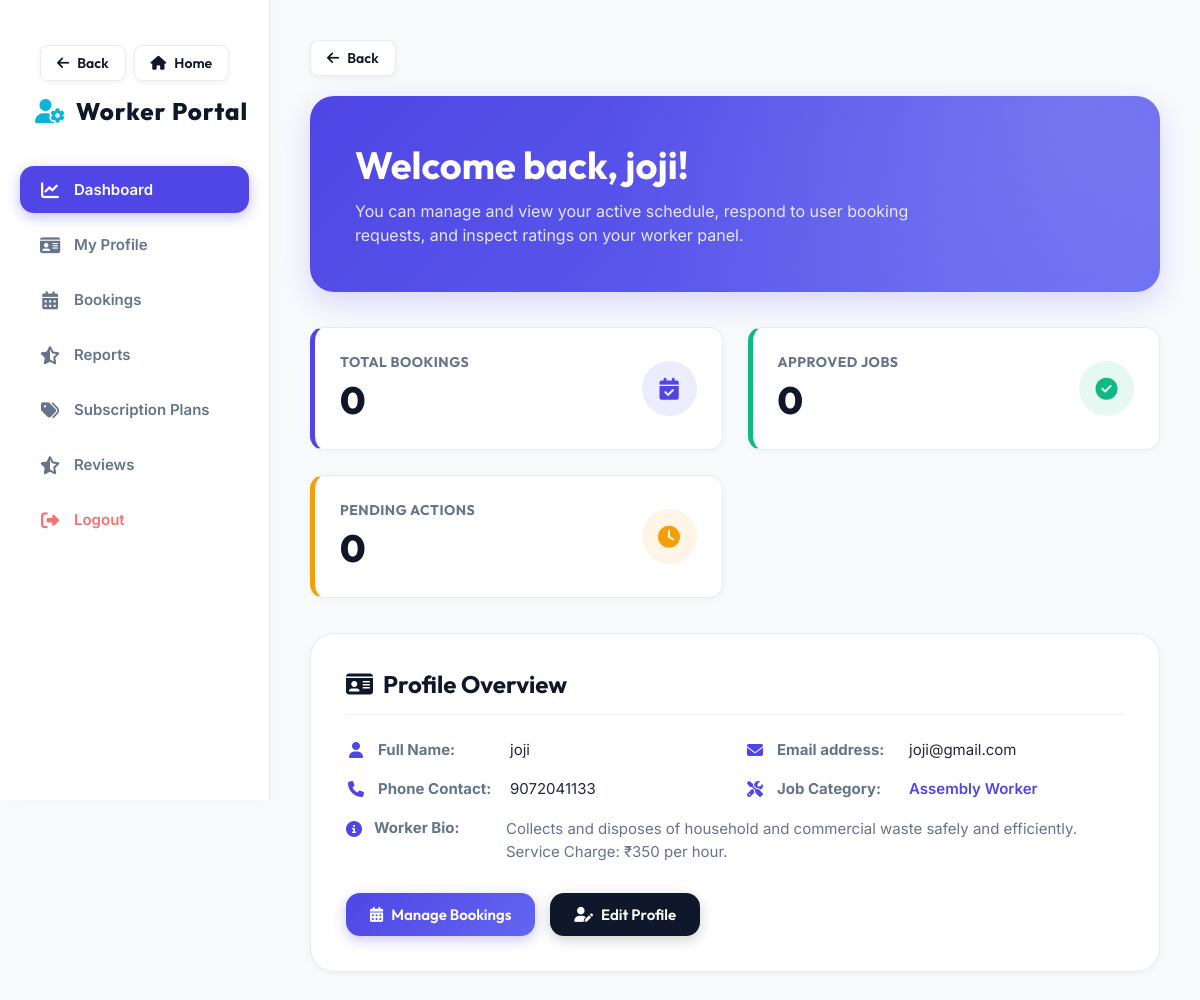
Screenshot of /worker/home.php (signed in) with the database file from the repository.
### tables this page shows
CREATE TABLE IF NOT EXISTS `wregistration` (
  `wid` int NOT NULL AUTO_INCREMENT,
  `jid` int NOT NULL,
  `wname` varchar(50) NOT NULL,
  `wgmail` varchar(50) NOT NULL,
  `wage` int NOT NULL,
  `wgender` char(20) NOT NULL,
  `wdescription` varchar(1000) NOT NULL,
  `wpass` varchar(225) NOT NULL,
  `wphone` char(10) NOT NULL,
  `wstatus` int NOT NULL DEFAULT '1',
  `w_reg_date` datetime DEFAULT CURRENT_TIMESTAMP,
  `w_plan_type` varchar(20) DEFAULT 'none',
  `w_plan_expires` date DEFAULT NULL,
  PRIMARY KEY (`wid`)
);

CREATE TABLE IF NOT EXISTS `job` (
  `jid` int NOT NULL AUTO_INCREMENT,
  `cid` int NOT NULL,
  `jname` varchar(50) NOT NULL,
  `jdescription` varchar(1000) NOT NULL,
  `jimage` varchar(1000) NOT NULL,
  `jstatus` int NOT NULL DEFAULT '1',
  PRIMARY KEY (`jid`)
);

### classes/DataAccess.class.php (called while the page is built, shortened)
<?php
class DataAccess
{
	private $_con,$_query,$_errors;
	public function __construct()
	{
		if(!$this->_con = @mysqli_connect(DB_HOST, DB_USER, DB_PASSWORD, DB_NAME))
		{
			die("<div style='padding:20px; font-family:sans-serif; text-align:center;'><h2>Database Connection Pending</h2><p>Please set your <b>DB_HOST</b>, <b>DB_USER</b>, <b>DB_PASSWORD</b>, and <b>DB_NAME</b> in your Render dashboard environment settings.</p></div>");
		}
		$this->_errors ="";
	}
	public function getData($fields,$table,$condition = "1")
	{
		if(!$this->_checkTable($table))
		{
			$this->_errors.="$table not Present";
			return false;
		}
		$this->_query = "select ";
		if(is_array($fields))
		{
			if($this->_checkFieldsIndexed($fields,$table))
			{
				$this->_query.=implode(",",$fields);
			}
			else
			{
				return false;
			}
		}
		else if(gettype($fields) == "string")
		{
			if($fields == "*")
			{
				$this->_query.="*";
			}
		}
		else
		{
			$this->_errors.=" Invalid scheme type";
			return false;
		}
		$this->_query.=" from $table where $condition";
		$resref=mysqli_query($this->_con,$this->_query);
		$dataArr = array();
		if(mysqli_num_rows($resref))
		{
			while($rows = mysqli_fetch_assoc($resref))
			{
				$dataArr[] = $rows;
			}
		}
		return $dataArr;
	}
	private function _checkTable($table)
	{
		$q="show tables";
		$resref = mysqli_query($this->_con,$q);
		if(mysqli_num_rows($resref))
		{
			while($row=mysqli_fetch_array($resref))
			{
				if($row[0]==$table)
				{
					return true;
				}
			}
		}
		return false;
	}
}
?>

### worker/home.php (the view, shortened to what this page needs)
<?php
$dao = new DataAccess();
$wid = $_SESSION['wid'];
$worker = $dao->getData("*","wregistration","wid=".$wid);
include("workerheader.php");
$wname = $worker[0]['wname'] ?? "";
$wgmail = $worker[0]['wgmail'] ?? "";
$wphone = $worker[0]['wphone'] ?? "";
$wdescription = $worker[0]['wdescription'] ?? "";
$jid = $worker[0]['jid'] ?? "";
$job = $dao->getData("*","job","jid=".$jid);
$jname = $job[0]['jname'] ?? "Not Assigned";
$total = count($dao->getData("*","booking","wid=".$wid)) ?? 0;
$approved = count($dao->getData("*","booking","wid=".$wid." AND bstatus=2")) ?? 0;
$pending = count($dao->getData("*","booking","wid=".$wid." AND bstatus=0")) ?? 0;
?>
<!DOCTYPE html>
<html lang="en">
<head>
</head>
<body>
<div class="worker-main">
    <div style="margin-bottom: 20px;">
        <button type="button" onclick="if(document.referrer && document.referrer.indexOf(window.location.host) !== -1) { history.back(); } else { window.location.href='../index.php'; }" class="btn-back-global">
            <i class="fas fa-arrow-left"></i> Back
        </button>
    </div>
    <div class="worker-hero animate-fade-up">
        <h1>Welcome back, <?php echo htmlspecialchars($wname); ?>! </h1>
        <p>You can manage and view your active schedule, respond to user booking requests, and inspect ratings on your worker panel.</p>
    </div>
    <div class="grid-modern animate-fade-up" style="margin-top: 0;">
        <div class="metric-card metric-blue">
            <div class="metric-info">
                <h3>Total Bookings</h3>
                <h1><?php echo $total; ?></h1>
            </div>
            <div class="metric-icon">
                <i class="fas fa-calendar-check"></i>
            </div>
        </div>
        <div class="metric-card metric-green">
            <div class="metric-info">
                <h3>Approved Jobs</h3>
                <h1><?php echo $approved; ?></h1>
            </div>
            <div class="metric-icon">
                <i class="fas fa-check-circle"></i>
            </div>
        </div>
        <div class="metric-card metric-orange">
            <div class="metric-info">
                <h3>Pending Actions</h3>
                <h1><?php echo $pending; ?></h1>
            </div>
            <div class="metric-icon">
                <i class="fas fa-clock"></i>
            </div>
        </div>
    </div>
    <div class="worker-profile-card animate-fade-up">
        <h2><i class="fas fa-id-card"></i> Profile Overview</h2>
        <ul class="profile-grid-list">
            <li class="profile-grid-item">
                <i class="fas fa-user"></i>
                <span class="label">Full Name:</span>
                <span class="val"><?php echo htmlspecialchars($wname); ?></span>
            </li>
            <li class="profile-grid-item">
                <i class="fas fa-envelope"></i>
                <span class="label">Email address:</span>
                <span class="val"><?php echo htmlspecialchars($wgmail); ?></span>
            </li>
            <li class="profile-grid-item">
                <i class="fas fa-phone"></i>
                <span class="label">Phone Contact:</span>
                <span class="val"><?php echo htmlspecialchars($wphone); ?></span>
            </li>
            <li class="profile-grid-item">
                <i class="fas fa-tools"></i>
                <span class="label">Job Category:</span>
                <span class="val" style="font-weight: 600; color: var(--primary);"><?php echo htmlspecialchars($jname); ?></span>
            </li>
            <li class="profile-grid-item" style="grid-column: 1 / -1; align-items: flex-start;">
                <i class="fas fa-info-circle" style="margin-top: 3px;"></i>
                <span class="label">Worker Bio:</span>
                <span class="val" style="color: var(--text-muted); line-height: 1.5;"><?php echo htmlspecialchars($wdescription); ?></span>
            </li>
        </ul>
        <div style="display: flex; gap: 15px;">
            <a href="bookingapproval.php" class="btn-modern btn-primary-modern">
                <i class="fas fa-calendar-alt"></i> Manage Bookings
            </a>
            <a href="profile.php" class="btn-modern btn-secondary-modern">
                <i class="fas fa-user-edit"></i> Edit Profile
            </a>
        </div>
    </div>
</div>
</body>
</html>

### css/professional.css (style rules this page uses)
:root { --primary: #4f46e5; --primary-hover: #4338ca; --primary-glow: rgba(79, 70, 229, 0.15); --secondary: #0f172a; --secondary-hover: #1e293b; --accent: #06b6d4; --background: #f8fafc; --card-bg: rgba(255, 255, 255, 0.9); --text-main: #1e293b; --text-muted: #64748b; --border-color: rgba(226, 232, 240, 0.8); --success: #10b981; --success-bg: #ecfdf5; --success-text: #065f46; --error: #ef4444; --error-bg: #fef2f2; --error-text: #991b1b; --warning: #f59e0b; --warning-bg: #fffbeb; --warning-text: #92400e; --shadow-sm: 0 2px 8px rgba(0,0,0,0.04); --shadow-md: 0 10px 25px -5px rgba(0, 0, 0, 0.05), 0 8px 10px -6px rgba(0, 0, 0, 0.05); --shadow-lg: 0 20px 25px -5px rgba(0, 0, 0, 0.1), 0 10px 10px -5px rgba(0, 0, 0, 0.04); --radius-sm: 8px; --radius-md: 14px; --radius-lg: 24px; --transition: all 0.3s cubic-bezier(0.4, 0, 0.2, 1); }
* { margin: 0; padding: 0; box-sizing: border-box; }
html, body { min-height: 100%; background-color: var(--background); color: var(--text-main); font-family: 'Inter', sans-serif; -webkit-font-smoothing: antialiased; }
h1, h2, h3, h4, h5, h6 { font-family: 'Outfit', sans-serif; color: var(--secondary); font-weight: 700; }
a { color: var(--primary); text-decoration: none; transition: var(--transition); }
.animate-fade-up { animation: fadeInUp 0.6s cubic-bezier(0.16, 1, 0.3, 1) forwards; }
.btn-modern { display: inline-flex; align-items: center; justify-content: center; gap: 8px; font-family: 'Outfit', sans-serif; font-weight: 600; font-size: 15px; padding: 12px 24px; border-radius: var(--radius-md); border: none; cursor: pointer; transition: var(--transition); }
.btn-primary-modern { background: linear-gradient(135deg, var(--primary) 0%, #6366f1 100%); color: #ffffff; box-shadow: 0 4px 14px rgba(79, 70, 229, 0.3); }
.btn-secondary-modern { background: var(--secondary); color: #ffffff; box-shadow: 0 4px 14px rgba(15, 23, 42, 0.2); }
.grid-modern { display: grid; grid-template-columns: repeat(auto-fill, minmax(320px, 1fr)); gap: 25px; margin-top: 25px; }
.btn-back-global { display: inline-flex; align-items: center; gap: 8px; padding: 8px 16px; font-family: 'Outfit', 'Inter', sans-serif; font-size: 14px; font-weight: 600; color: var(--secondary, #0f172a); background: rgba(255, 255, 255, 0.95); border: 1px solid var(--border-color, rgba(226, 232, 240, 0.8)); border-radius: var(--radius-sm, 8px); box-shadow: 0 2px 6px rgba(0, 0, 0, 0.05); cursor: pointer; text-decoration: none !important; transition: all 0.3s cubic-bezier(0.4, 0, 0.2, 1); }
.btn-back-global i { font-size: 14px; transition: transform 0.2s ease; }

### rows the page displays
wregistration: wname "joji", wgmail "joji@gmail.com", wphone "9072041133", wdescription "Collects and disposes of household and commercial waste safely and efficiently. Service Charge: ₹350 per hour."
job: jname "Assembly Worker"

### other values shown
$total "0"
$approved "0"
$pending "0"
